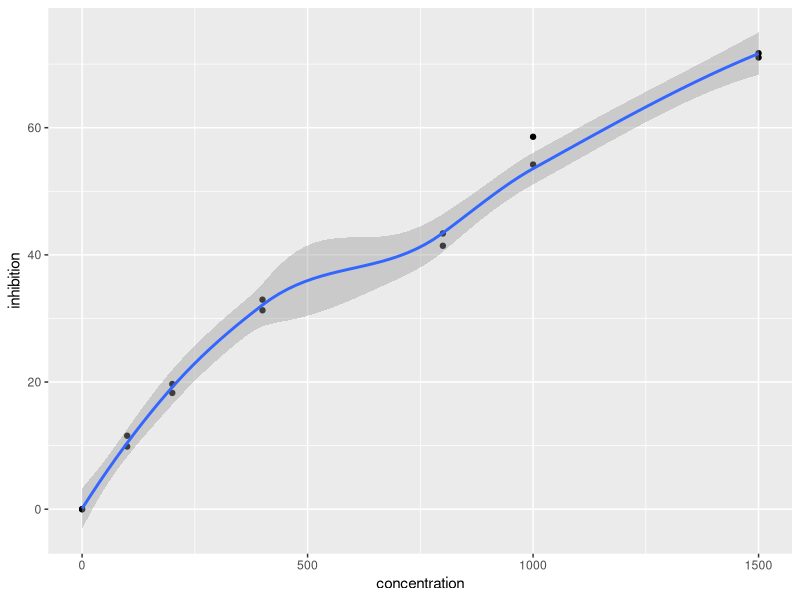

Write R code to recreate this figure.
# Load libraries
library(tidyverse)

# Load data set
Anti_inflammatory_diclo <- readxl::read_xlsx("Datasets/Anti-inflammatory Diclo.xlsx")

# Visualization
Anti_inflammatory_diclo %>%
  ggplot(aes(x=concentration, y=inhibition)) +
  geom_point() +
  geom_smooth()

# Regression model
# 1st order
Anti_inf_diclo_regression_model1 <- lm(Anti_inflammatory_diclo$inhibition ~ Anti_inflammatory_diclo$concentration)
summary(Anti_inf_diclo_regression_model1)
